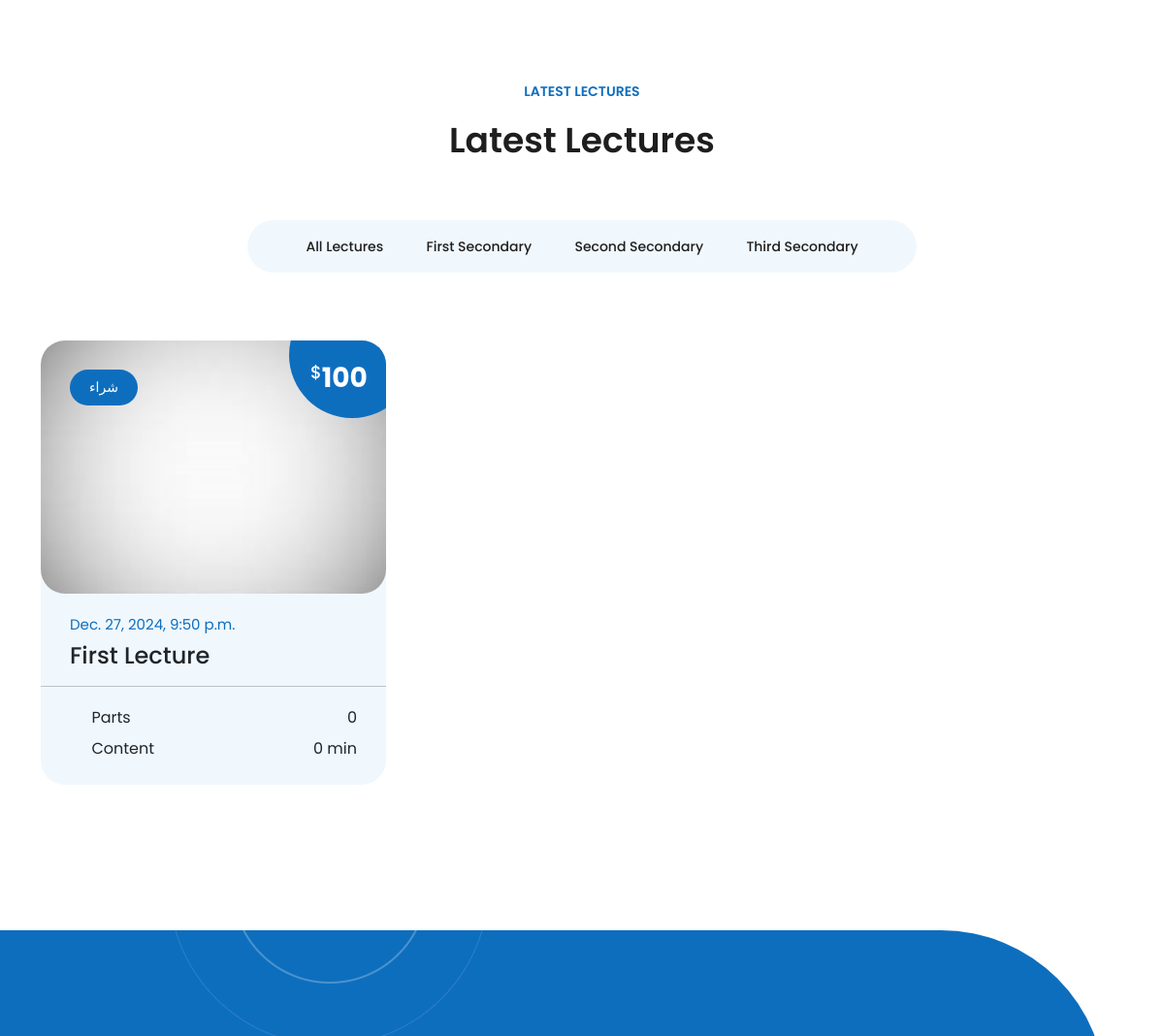
The app's page /en/ (middle part), older data.
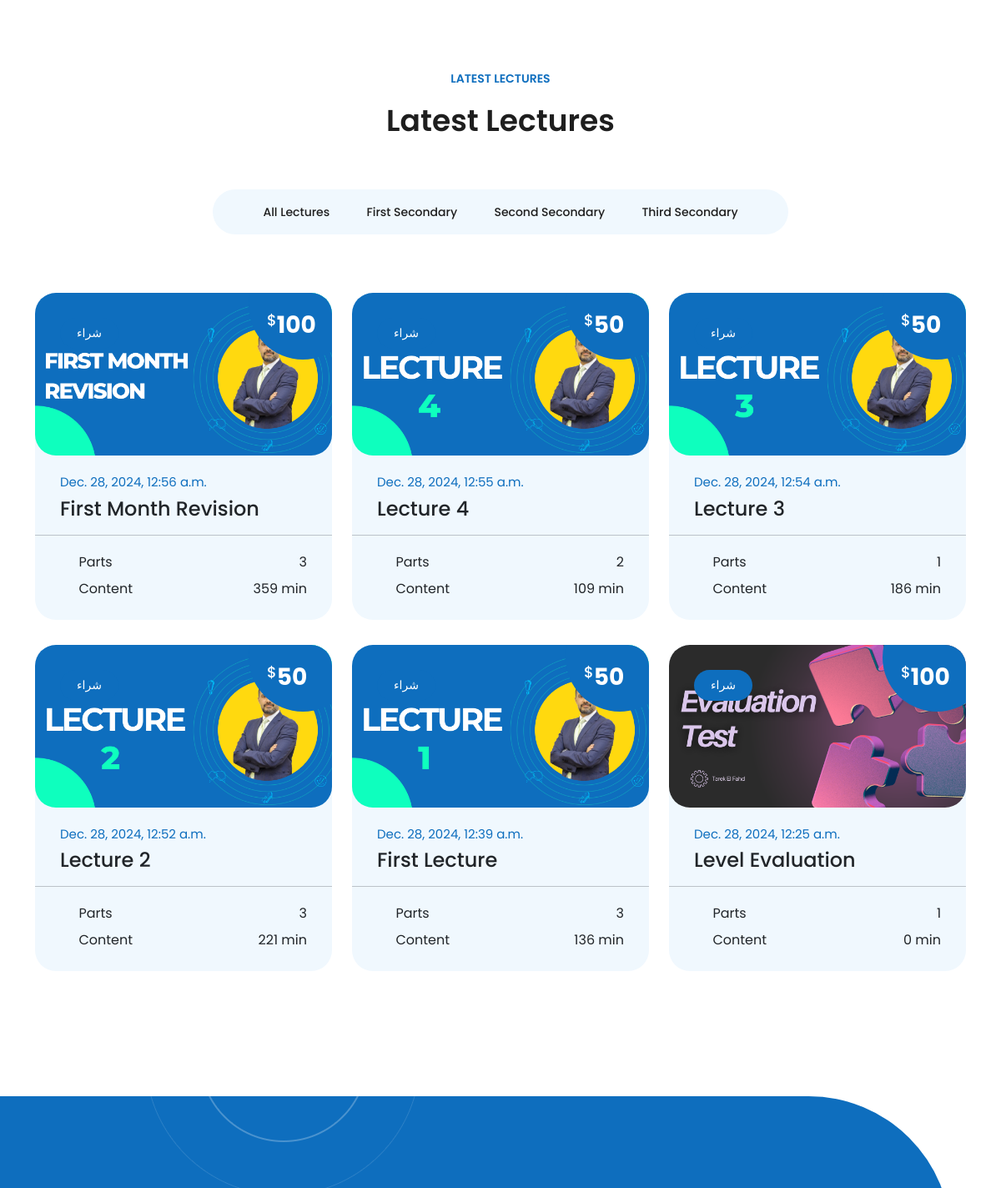
The same page, newer data.
### main/models.py (models this page shows, shortened)
class Lecture(models.Model):
    id = models.UUIDField(primary_key=True, default=uuid.uuid4)
    user = models.ForeignKey(User, on_delete=models.CASCADE , blank=True , null=True)
    user_name = models.CharField(max_length=100 , blank=True)
    title = models.CharField(blank=True , max_length=100)
    caption = models.TextField(blank=True)
    image = models.ImageField(upload_to='lecture_images' , default='blank-lecture.jpeg')
    price = models.IntegerField(default=0)
    code = models.CharField(blank=True , max_length=100 ,  null=True)
    visible = models.BooleanField(default=True)
    parts_number = models.IntegerField(default=0)
    no_of_buys = models.IntegerField(default=0)
    no_of_likes = models.IntegerField(default=0)
    no_of_comments = models.IntegerField(default=0)
    created_at = models.DateTimeField(default=datetime.now)
    teacher_name = models.CharField(max_length=100 ,blank=True , null=True)
    teacher_img = models.ImageField(upload_to='teacher_images' , blank=True , null=True)
    duration = models.IntegerField(default=0)
    class years(models.TextChoices):
        first = 'first',
        second = 'second',
        third = 'third',
    year = models.CharField(max_length=25, choices=years.choices, default=years.first)
    class types(models.TextChoices):
        normal = 'normal',
        chapter = 'chapter',
        group = 'group',
    type = models.CharField(max_length=25, choices=types.choices, default=types.normal,  blank=True)
    slug = models.SlugField(blank=True, null=True)
    class Meta:
        verbose_name = ("Lecture")
        verbose_name_plural = ("Lectures")

### main/views.py (the view)
# urls.py: path('', views.index, name='home'),
def index(request):
    if User.objects.filter(username=request.user.username).first():
        user_object = User.objects.get(username=request.user.username)
        user_profile = Profile.objects.get(user=user_object)
        notifications_count = Notification.objects.filter(user=request.user).count()
    else:
        user_profile = ''
        notifications_count = ''
    if ready == True:
        if PlatformSettings.objects.filter(instructor_user=instructor_user).first():
            platform_settings_object = PlatformSettings.objects.get(instructor_user=instructor_user)
        else:
            platform_settings_object = ''
        if platform_settings_object.leaderboard == True:
            students_profiles = Profile.objects.all()
            for x in students_profiles:
                student_true_answers_count = Answer.objects.filter(user=x.user , true=True).count()
                x.true_answers = student_true_answers_count
                x.save()
            students_profiles_ordered = students_profiles.order_by('-true_answers')
        else:
            students_profiles_ordered = ''
    else:
        platform_settings_object = ''
        students_profiles_ordered = ''
    if User.objects.filter(username=request.user.username).first():
        lectures = StudentLectureObject.objects.filter(user=request.user).order_by('-created_at')
    else:
        lectures = Lecture.objects.all().order_by('-created_at')
    return render(request, 'main/main.html', { 'lectures':lectures   , 'user_profile': user_profile ,  'notifications' : notifications_count , 'platform':platform_settings_object , 'students_profiles':students_profiles_ordered})

### templates/main/main.html (shortened to what this page needs)
{% load static %}
{% load i18n %}
{% get_current_language as LANGUAGE_CODE %}
<!DOCTYPE html>
<html lang="en">
<head>
  <link href="{% static 'main/vendor/bootstrap/css/bootstrap.min.css' %}" rel="stylesheet">
  <link rel="stylesheet" href="{% static 'main/assets/css/fontawesome.css' %}">
  <link rel="stylesheet" href="{% static 'main/assets/css/style.css' %}">
  <link rel="stylesheet" href="{% static 'main/assets/css/owl.css' %}">
  <link rel="stylesheet" href="{% static 'main/assets/css/animate.css' %}">
  <link rel="stylesheet" href="https://unpkg.com/swiper@7/swiper-bundle.min.css" />
  <link href="{% static 'aos/dist/aos.css' %}" rel="stylesheet">
</head>
<body>
  <section class="section courses" id="courses" data-aos="fade-up" data-aos-delay="600" data-aos-duration="1000">
    <div class="container">
      <div class="row">
        <div class="col-lg-12 text-center">
          <div class="section-heading">
            <h6>
              {% if LANGUAGE_CODE == 'ar' %}
              أحدث المحاضرات
              {% else %}
              Latest Lectures
              {% endif %}
            </h6>
            <h2>
              {% if LANGUAGE_CODE == 'ar' %}
              أحدث المحاضرات
              {% else %}
              Latest Lectures
              {% endif %}
            </h2>
          </div>
        </div>
      </div>
      <ul class="event_filter">
        <li>
          <a class="is_active" href="#!" data-filter="*">
            {% if LANGUAGE_CODE == 'ar' %}
            جميع المحاضرات
            {% else %}
            All Lectures
            {% endif %}
          </a>
        </li>
        <li>
          <a href="#!" data-filter=".first">
            {% if LANGUAGE_CODE == 'ar' %}
            أولى ثانوي
            {% else %}
            First Secondary
            {% endif %}
          </a>
        </li>
        <li>
          <a href="#!" data-filter=".second">
            {% if LANGUAGE_CODE == 'ar' %}
            تانية ثانوي
            {% else %}
            Second Secondary
            {% endif %}
          </a>
        </li>
        <li>
          <a href="#!" data-filter=".third">
            {% if LANGUAGE_CODE == 'ar' %}
            تالتة ثانوي
            {% else %}
            Third Secondary
            {% endif %}
          </a>
        </li>
      </ul>
      <div class="row event_box">
        {% for x in lectures %}
        <div class="col-lg-4 col-md-6 align-self-center mb-30 event_outer col-md-6 {{x.year}}" data-aos="fade-up"
          data-aos-delay="500" data-aos-duration="700">
          <div class="events_item">
            <div class="thumb">
              {% if x.object == True %}
              <a href="{% url 'lecture' x.lecture_id %}">
                {% else %}
                <a href="{% url 'lecture' x.id %}">
                  {% endif %}
                  {% if x.image %}
                  <img src="{{x.image.url}}" alt="">
                  {% else %}
                  <img src="{% static 'blank-lecture.jpeg' %}" alt="">
                  {% endif %}
                </a>
                {% if user_profile %}
                {% if user_profile.instructor == True %}
                <span class="category" style="background-color: var(--sc-color10); color: white;">عرض</span>
                {% else %}
                {% if x.purchased == True%}
                <span class="category" style="background-color: var(--sc-color10); color: white;">تم الشراء</span>
                {% else %}
                <span class="category" style=" color: white; background-color: var(--primary);">شراء</span>
                {% endif %}
                {% endif %}
                {% else %}
                <span class="category" style=" color: white;  background-color: var(--primary);">شراء</span>
                {% endif %}
                <span class="price">
                  <h6><em>$</em>{{x.price}}</h6>
                </span>
            </div>
            <div class="down-content" style="padding-bottom: 0;">
              <span class="author">{{x.created_at}}</span>
              <br>
              {% if x.object == True %}
              <a href="{% url 'lecture' x.lecture_id %}" class="h4 font-weight-bold">{{x.title}}</a>
              {% else %}
              <a href="{% url 'lecture' x.id %}" class="h4 font-weight-bold">{{x.title}}</a>
              {% endif %}
            </div>
            <hr class="pr-color10-cl" style=" margin-bottom: 0;">
            <div class="down-content">
              <div class="parts" style="width: 100%; display: flex; justify-content: space-between;">
                <div class="parts-text" style="display: flex; flex-direction: row; align-items: center;">
                  <i class="fa-solid fa-video" style=" font-size: px; color: var(--pr-color10);"></i>
                  <div style="margin-left: 10px;">
                    {% if LANGUAGE_CODE == 'ar' %}
                    الأجزاء
                    {% else %}
                    Parts
                    {% endif %}
                  </div>
                </div>
                <div class="parts-info">
                  {{x.parts_number}}
                </div>
              </div>
              <div class="duration mt-2" style="width: 100%; display: flex; justify-content: space-between;">
                <div class="duration-text" style="display: flex; flex-direction: row; align-items: center;">
                  <i class="fa-solid fa-clock " style=" font-size: px; color: var(--pr-color10);"></i>
                  <div style="margin-left: 10px;">
                    {% if LANGUAGE_CODE == 'ar' %}
                    المحتوى
                    {% else %}
                    Content
                    {% endif %}
                  </div>
                </div>
                <div class="duration-info">
                  {{x.duration}} {% if LANGUAGE_CODE == 'ar' %}دقيقة{% else %}min{% endif %}
                </div>
              </div>
            </div>
          </div>
        </div>
        {% endfor %}
      </div>
    </div>
  </section>
  <div class="section fun-facts" data-aos="fade-right" data-aos-delay="400" data-aos-duration="800">
  </div>
</body>
</html>

### plat/static/main/assets/css/style.css (style rules this page uses)
:root { --primary: #7a6ad8; --default-bg1: #f1f0fe; }
html, body, div, span, applet, object, iframe, h1, h2, h3, h4, h5, h6, p, blockquote, div pre, a, abbr, acronym, address, big, cite, code, del, dfn, em, font, img, ins, kbd, q, s, samp, small, strike, strong, sub, sup, tt, var, b, u, i, center, dl, dt, dd, ol, ul, li, figure, header, nav, section, article, aside, footer, figcaption { margin: 0; padding: 0; border: 0; outline: 0; }
ul, li { padding: 0; margin: 0; list-style: none; }
header, nav, section, article, aside, footer, hgroup { display: block; }
* { box-sizing: border-box; }
html, body { font-family: 'Poppins', sans-serif; -ms-text-size-adjust: 100%; -webkit-font-smoothing: antialiased; -moz-osx-font-smoothing: grayscale; }
a { text-decoration: none !important; }
h1, h2, h3, h4, h5, h6 { color: #1e1e1e; margin-top: 0px; margin-bottom: 0px; font-weight: 700; }
ul { margin-bottom: 0px; }
img { width: 100%; overflow: hidden; }
html, body { font-family: 'Poppins', sans-serif; }
.section { padding-top: 30px; margin-top: 120px; }
.section-heading { margin-bottom: 60px; }
.section-heading h2 { font-size: 36px; font-weight: 600; text-transform: capitalize; margin: 20px 0; line-height: 44px; }
.section-heading h6 { color: var(--primary); font-size: 14px; text-transform: uppercase; font-weight: 600; }
.courses { margin-top: 160px; }
.event_filter { text-align: center; }
.event_filter { background-color: var(--default-bg1); border-radius: 50px; padding: 15px 40px; list-style: none; margin: 0 auto 70px; max-width: max-content; }
.event_filter li { display: inline-block; margin: 0px 20px; }
.event_filter li a { font-size: 14px; font-weight: 500; color: #1e1e1e; transition: all .3s; }
.events_item .thumb { position: relative; border-radius: 25px; overflow: hidden; }
.events_item .thumb img { margin-bottom: -5px; }
.events_item .thumb span.category { position: absolute; left: 30px; top: 30px; font-size: 14px; text-transform: uppercase; color: var(--primary); background-color: rgba(250, 250, 250, 0.95); padding: 8px 20px; border-radius: 25px; font-weight: 500; display: inline-block; }
.events_item .thumb span.price { position: absolute; right: -30px; top: -50px; background-color: var(--primary); width: 130px; height: 130px; border-radius: 50%; display: inline-block; transition: all .3s; }
.events_item .thumb span.price h6 { margin-top: 72px; margin-left: 22px; font-size: 28px; text-transform: uppercase; color: #fff; font-weight: 700; }
.events_item .thumb span.price em { font-size: 18px; font-weight: 500; font-style: normal; vertical-align: top; }
.events_item { background-color: var(--default-bg1); border-radius: 25px; margin-bottom: 30px; position: relative; justify-content: center; align-items: center; }
.events_item .down-content { padding: 20px 30px 25px 30px; }
.events_item .down-content span.author { color: var(--primary); font-size: 15px; display: inline-block; margin-bottom: 6px; }
.fun-facts { position: relative; padding: 120px 0px 80px 0px; overflow: hidden; }
.fun-facts:before { position: absolute; top: 0; bottom: 0; left: 0; z-index: -1; width: 95%; height: 100%; background-color: var(--primary); content: ''; border-top-right-radius: 500px; border-bottom-right-radius: 500px; }
.fun-facts:after { background: url(../images/contact-dec-01.png); position: absolute; left: 15%; opacity: 0.5; top: 0; width: 318px; height: 119px; content: ''; z-index: 2; }
body { overflow-x: hidden; }
@media (max-width: 1200px) { .fun-facts:before { width: 95%; } }

Row changes from the older to the newer data that the page shows:
removed Lecture: image (placeholder picture), price "100", created_at "Dec. 27, 2024, 9:50 p.m.", title "First Lecture", parts_number "0", duration "0"
added Lecture: image (picture), price "100", created_at "Dec. 28, 2024, 12:56 a.m.", title "First Month Revision", parts_number "3", duration "359"
added Lecture: image (picture), price "50", created_at "Dec. 28, 2024, 12:55 a.m.", title "Lecture 4", parts_number "2", duration "109"
added Lecture: image (picture), price "50", created_at "Dec. 28, 2024, 12:54 a.m.", title "Lecture 3", parts_number "1", duration "186"
added Lecture: image (picture), price "50", created_at "Dec. 28, 2024, 12:52 a.m.", title "Lecture 2", parts_number "3", duration "221"
added Lecture: image (picture), price "50", created_at "Dec. 28, 2024, 12:39 a.m.", title "First Lecture", parts_number "3", duration "136"
added Lecture: image (picture), price "100", created_at "Dec. 28, 2024, 12:25 a.m.", title "Level Evaluation", parts_number "1", duration "0"
